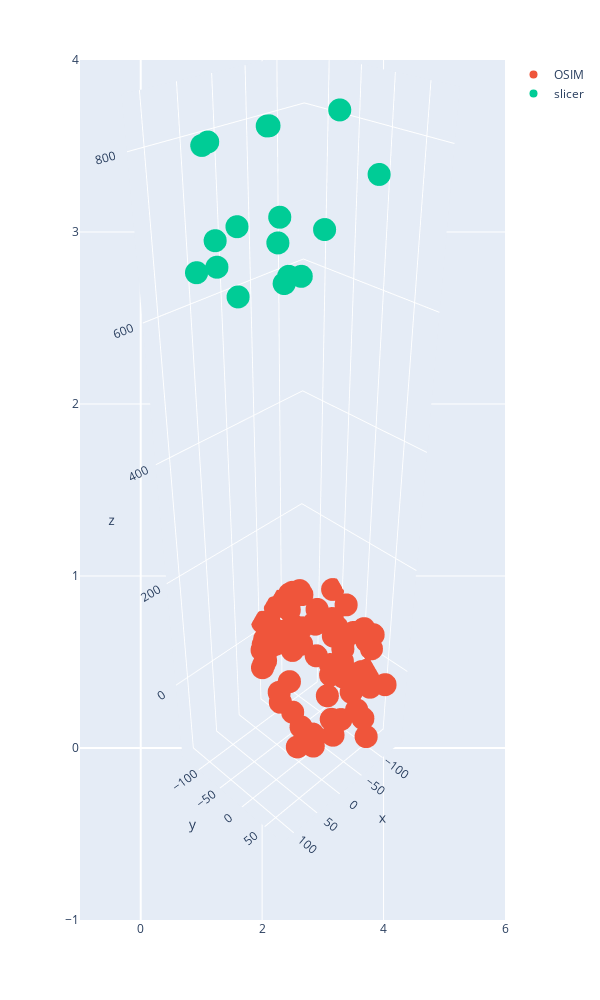

Source (notebook cell):
### Code cell
import plotly.express as px
import plotly.graph_objects as go
fig = px.scatter(width=600, height=1000)
fig.add_trace(go.Scatter3d(x = pelvis_osim_mark_mscl['r'], y = pelvis_osim_mark_mscl['a'], z=pelvis_osim_mark_mscl['s'], mode = 'markers', name = 'OSIM'))
fig.add_trace(go.Scatter3d(x = pelvis_mri['r'],  y = pelvis_mri['a'], z=pelvis_mri['s'], mode = 'markers', name = 'slicer'))
fig.update_scenes(aspectmode="data" )
fig.update_scenes(aspectmode="data" )
camera = dict(
    up=dict(x=0, y=0, z=1),
    center=dict(x=0, y=0, z=0),
    eye=dict(x=2, y=2, z=2)
)
fig.update_layout(scene_camera=camera)
fig.show()

### Figure 1 — Plotly figure (JSON) as saved in the notebook; plotly's stock layout.template omitted (floating-point values rounded to 4 significant figures)
{"data": [{"hovertemplate": "<extra></extra>", "legendgroup": "", "marker": {"color": "#636efa", "symbol": "circle"}, "mode": "markers", "name": "", "orientation": "v", "showlegend": false, "type": "scatter", "xaxis": "x", "yaxis": "y"}, {"mode": "markers", "name": "OSIM", "type": "scatter3d", "x": [0.5879, 0.5879, -137.9, -137.9, 0, -30.69, -68.68, -68.68, -109.2, -109.2, -114.3, -114.3, -83.64, -83.64, -56.28, -56.28, -100.7, -19.1, -7.58, -74.04, -89.62, -52.66, -30.98, -104, -123.1, -125.7, -131.7, -134.4, -130, -127.3, -49.14, -84.73, -99.87, -29.58, -61.6, -78.9, -47.36, -60.5, -13.5, -101.8, -102.0, -60.6, -20.5, -24, -19.5, -98.7, -103.8, -20.34, -19.1, -7.58, -74.04, -89.62, -52.66, -30.98, -104, -123.1, -125.7, -131.7, -134.4, -130, -127.3, -49, -85, -100, -30, -61.6, -78.9, -47.36, -60.5, -13.5, -101.8, -102.0, -60.6, -20.5, -24, -19.5, -98.7, -103.8, -20], "y": [-3.874, -3.874, 17.54, 17.54, -78, -111.0, 77.03, 77.03, -69.79, -69.79, -108.4, -108.4, -133.1, -133.1, -78.49, -78.49, 81.5, -94, -88.9, -127.7, -129.8, -120.8, -107.6, -119.1, 34.5, -24.2, 8.7, -60.9, -52.5, -126.3, 26.15, 54.63, 15.56, -0.1082, 10.0, -15.5, -129.3, 30.9, -55.7, -6.53, -30.66, 62, -65.4, -38.8, -15.6, -114, -125.3, 10.85, -94, -88.9, -127.7, -129.8, -120.8, -107.6, -119.1, 34.5, -24.2, 8.7, -60.9, -52.5, -126.3, 26, 55, 16, 0, 10, -15.5, -129.3, 30.9, -55.7, -6.53, -30.66, 62, -65.4, -38.8, -15.6, -114, -125.3, 11], "z": [-126.2, 126.2, -39.8, 39.8, 0, 0, 93.13, -93.13, 50.2, -50.2, 54, -54, 43.47, -43.47, 77.26, -77.26, 0, 15.4, 18.88, 39.82, 41.71, 28.54, 13.65, 58.6, 56.3, 77.9, 46.2, 81.3, 9, 43.5, 115.3, 81.98, 63.9, 118.5, 101.1, 79.8, 24.56, 84.3, 75.6, 13.51, 60.92, 39, 65.6, 93.3, 105.6, 61.4, 51.5, 129.3, -15.4, -18.88, -39.82, -41.71, -28.54, -13.65, -58.6, -56.3, -77.9, -46.2, -81.3, -9, -43.5, -115, -82, -64, -118, -101, -79.8, -24.56, -84.3, -75.6, -13.51, -60.92, -39, -65.6, -93.3, -105.6, -61.4, -51.5, -129]}, {"mode": "markers", "name": "slicer", "type": "scatter3d", "x": [-103.2, 114.9, -44.46, 58.77, 8.008, 8.008, 102.4, -93.8, 59.83, -40.35, 72.23, -54.78, 48.3, -32.83, 91.67, -71.62, 5.798], "y": [19.22, 21.65, -96.94, -93.34, 6.918, -20.33, -32.05, -34.49, -77.22, -76.42, -97.93, -94.8, -54.84, -54.31, -39.04, -33.4, -47.02], "z": [760.3, 759.4, 802.2, 803.1, 668.7, 651.5, 829.0, 822.1, 701.3, 702.0, 660.6, 661.2, 636.9, 637.2, 691.0, 690.3, 822.2]}], "layout": {"height": 1000, "legend": {"tracegroupgap": 0}, "margin": {"t": 60}, "scene": {"aspectmode": "data", "camera": {"center": {"x": 0, "y": 0, "z": 0}, "eye": {"x": 2, "y": 2, "z": 2}, "up": {"x": 0, "y": 0, "z": 1}}}, "width": 600, "xaxis": {"anchor": "y", "domain": [0, 1]}, "yaxis": {"anchor": "x", "domain": [0, 1]}}}
